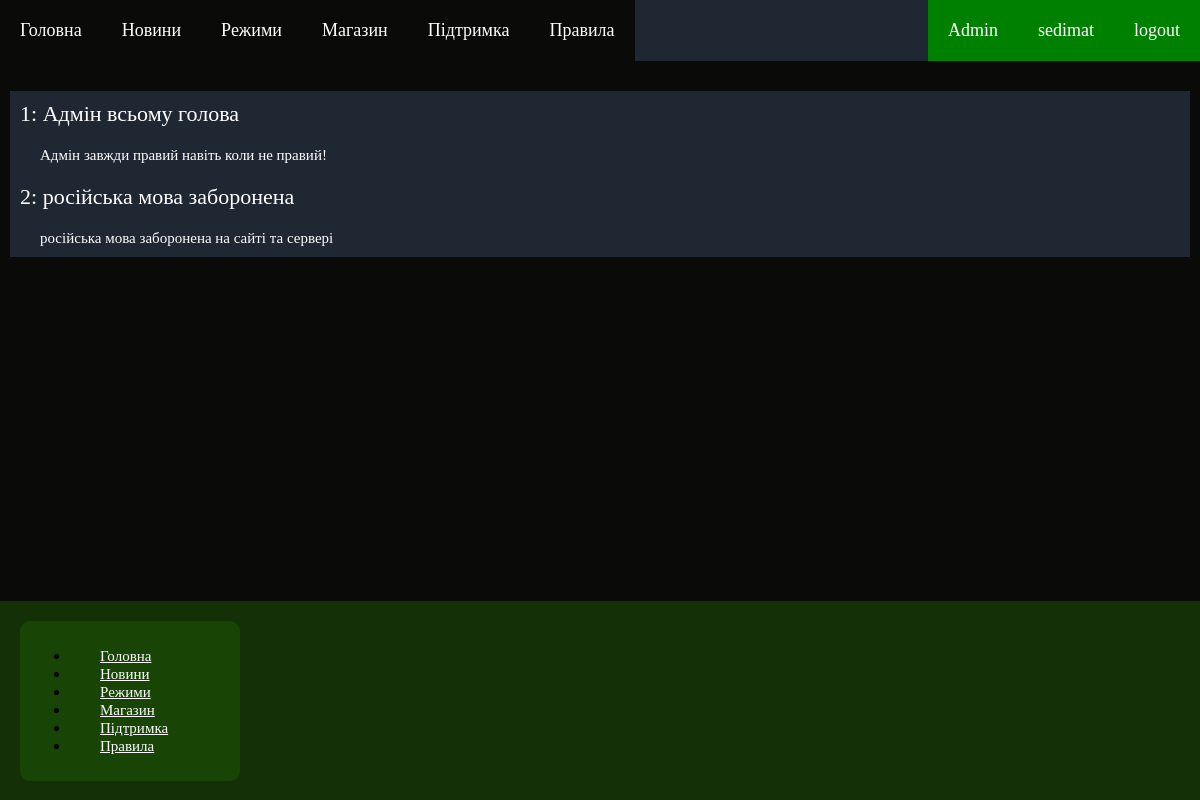
Page /rules (signed in) on the earlier database version.
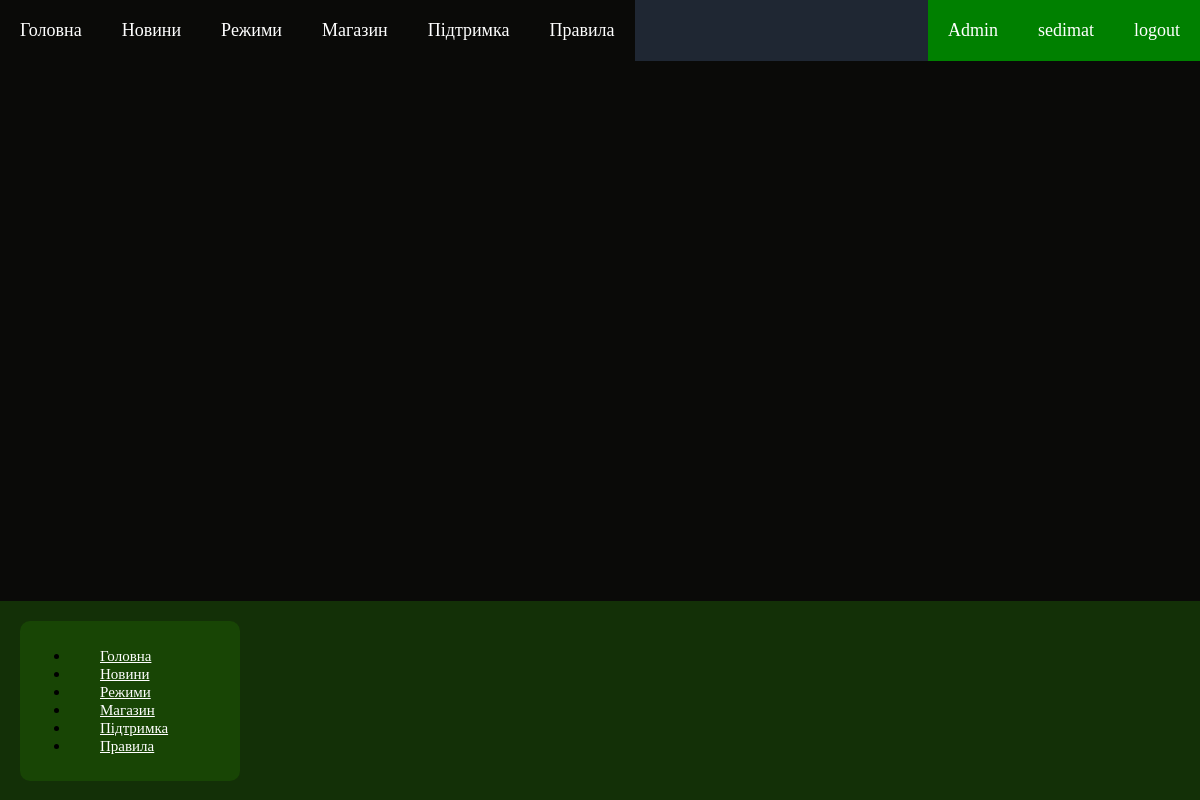
Same page on the later database version.
### Shop/models.py (models this page shows, shortened)
class Rules(models.Model):
    title = models.CharField(max_length=100, verbose_name="Заголовок")
    description = models.TextField(blank=True, verbose_name="Опис")
    class Meta:
        verbose_name = "Правило"
        verbose_name_plural = "Правила"

### Shop/views.py (the view)
# urls.py: path("rules", views.rules, name='rules'),
def rules(request):
    context = {}
    rules = Rules.objects.all()
    context.update({"rules": rules})
    return render(request, 'Shop/rules.html', context=context)

### templates/Shop/rules.html (shortened to what this page needs)
{% extends "Shop/base.html" %}
{% block base %}
<div class="content">
    <div class="rules">
        {% for rul in rules %}
            <p class="rule_title">{{ forloop.counter }}: {{ rul.title }}</p>
            <p class="rule_description">{{ rul.description }}</p>
        {% endfor %}
    </div>
</div>
{% endblock %}

Differences in the rows shown:
removed Rules: title "Адмін всьому голова", description "Адмін завжди правий навіть коли не правий!"
removed Rules: title "російська мова заборонена", description "російська мова заборонена на сайті та сервері"
